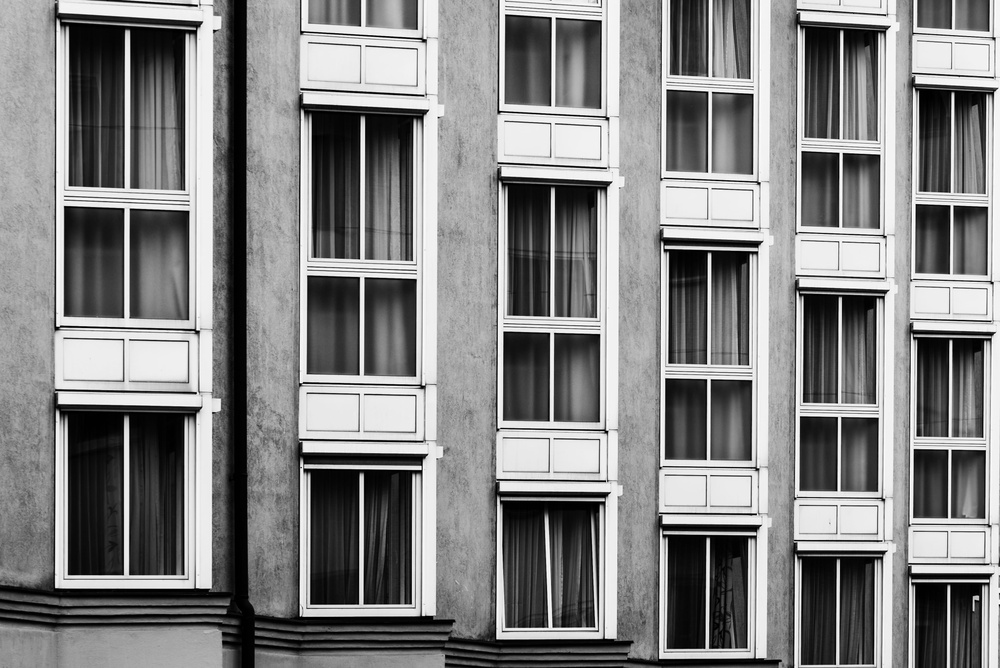
#> input picture assign_15/img/img_2.jpeg, 1000 x 668 px, shrunk from 4098 x 2736 before the run, found by its file name
$ python 1_laplacian_freq.py
#> lines starting #> are read from the running program, lines starting #| are printed output that depends on the picture
import cv2
import numpy as np
import matplotlib.pyplot as plt

img = cv2.imread("img_2.jpeg", cv2.IMREAD_GRAYSCALE)
#> img is the input picture: shape (668, 1000); min 0, max 255, mean 130.8
F = np.fft.fft2(img)
F_shift = np.fft.fftshift(F)
M, N = img.shape
#> M = 668; N = 1000
u = np.arange(-N // 2, N // 2)
#> u = 1000 values from -500 to 499
v = np.arange(-M // 2, M // 2)
#> v = 668 values from -334 to 333
U, V = np.meshgrid(u, v)
H = -4 * np.pi**2 * (U**2 + V**2)
G = H * F_shift
G_shift = np.fft.ifftshift(G)
laplacian = np.fft.ifft2(G_shift)
laplacian = np.abs(laplacian)
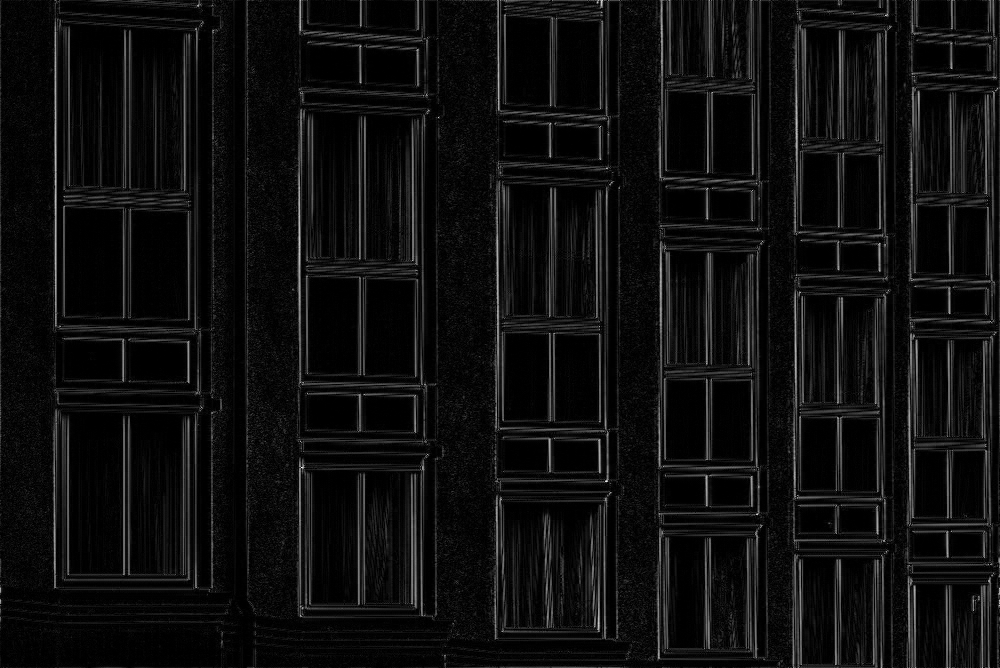
#> laplacian: shape (668, 1000) float64; min 14.59, max 619201936, mean 36321694; drawn with min black and max white
laplacian = cv2.normalize(laplacian, None, 0, 255, cv2.NORM_MINMAX).astype(np.uint8)
plt.figure(figsize=(10, 4))
plt.subplot(1, 2, 1)
plt.imshow(img, cmap="gray")
plt.title("Original Image")
plt.axis("off")
plt.subplot(1, 2, 2)
plt.imshow(laplacian, cmap="gray")
plt.title("Laplacian - Frequency Domain")
plt.axis("off")
plt.show()
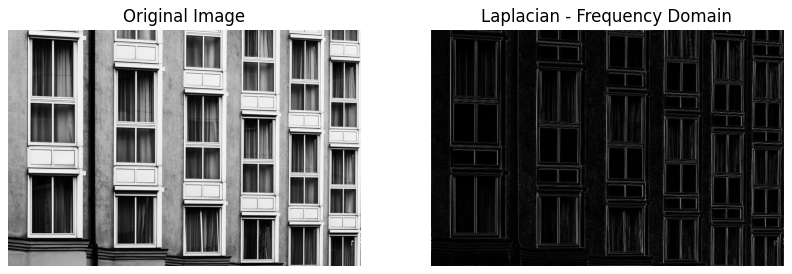
#> figure drawn by matplotlib, 2 panels

$ run again, with assign_15/img/img_3.jpeg copied over assign_15/img/img_2.jpeg
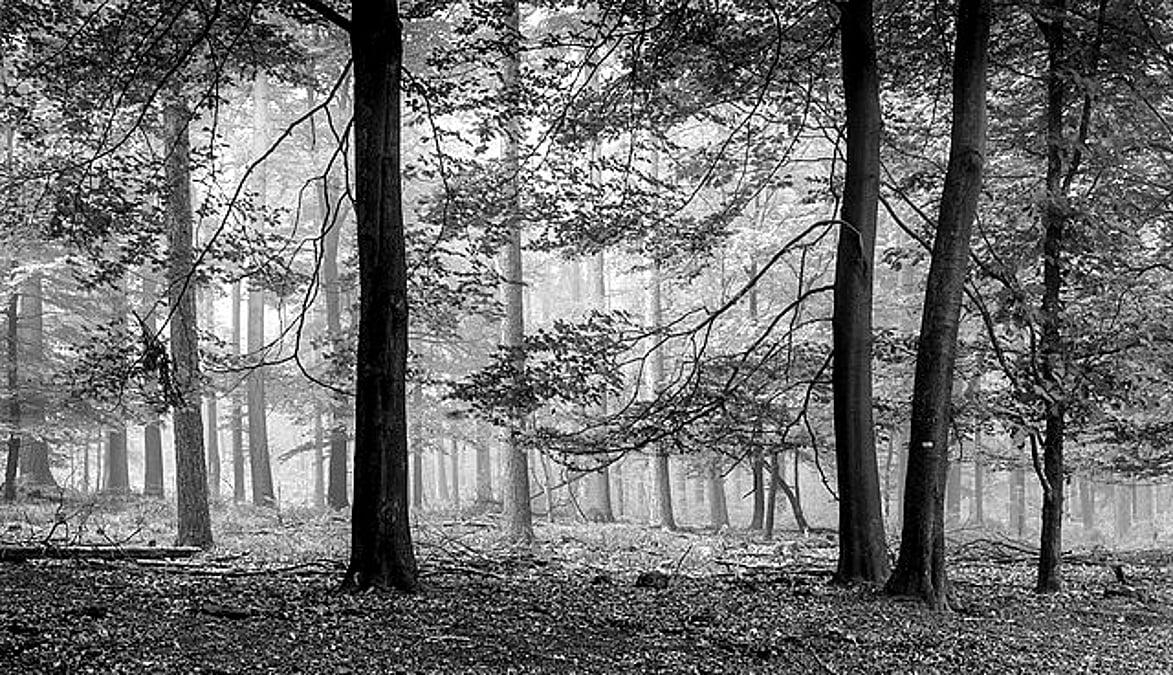
#> input picture assign_15/img/img_3.jpeg, 1173 x 675 px, found by its file name
#> img is the input picture: shape (675, 1173); min 0, max 255, mean 111.9
#> `laplacian = np.abs(laplacian)`:
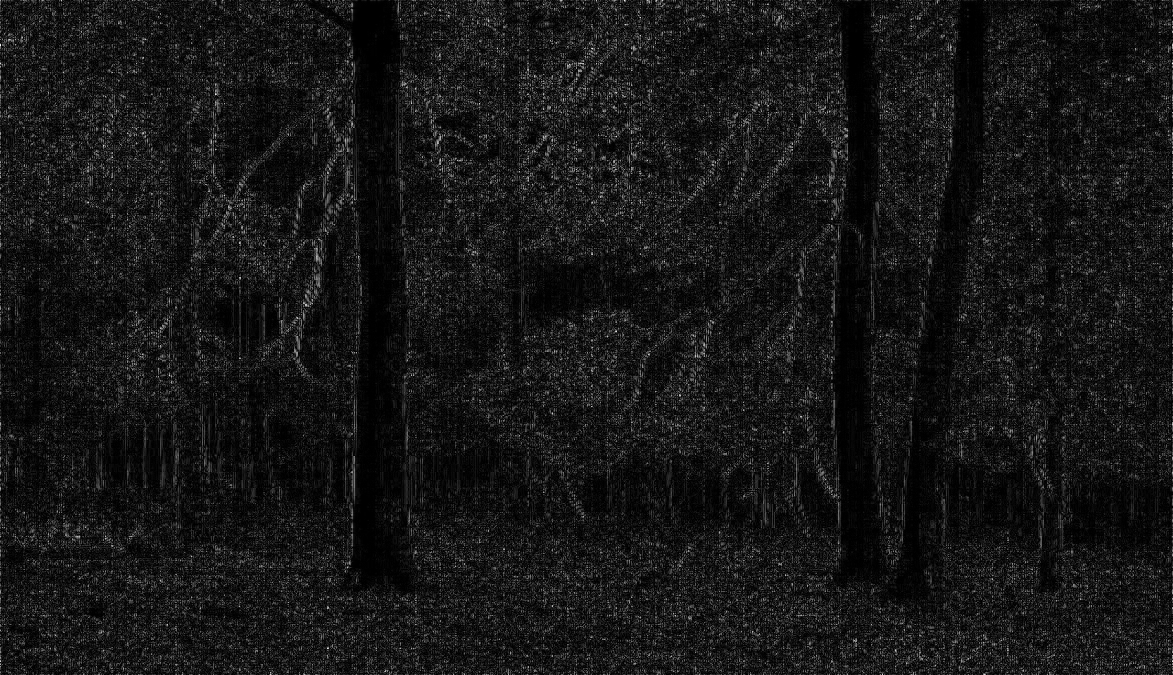
#> laplacian: shape (675, 1173) float64; min 5678.2, max 680759646.1, mean 60492165.3; drawn with min black and max white
#> `plt.show()`:
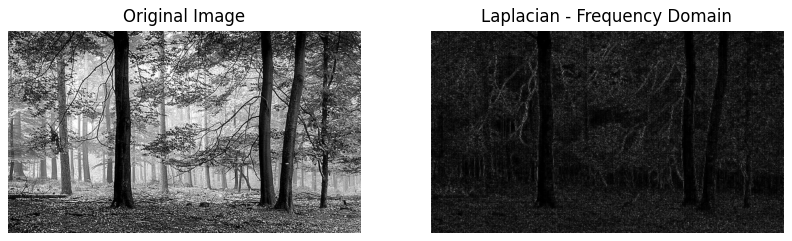
#> figure drawn by matplotlib, 2 panels
